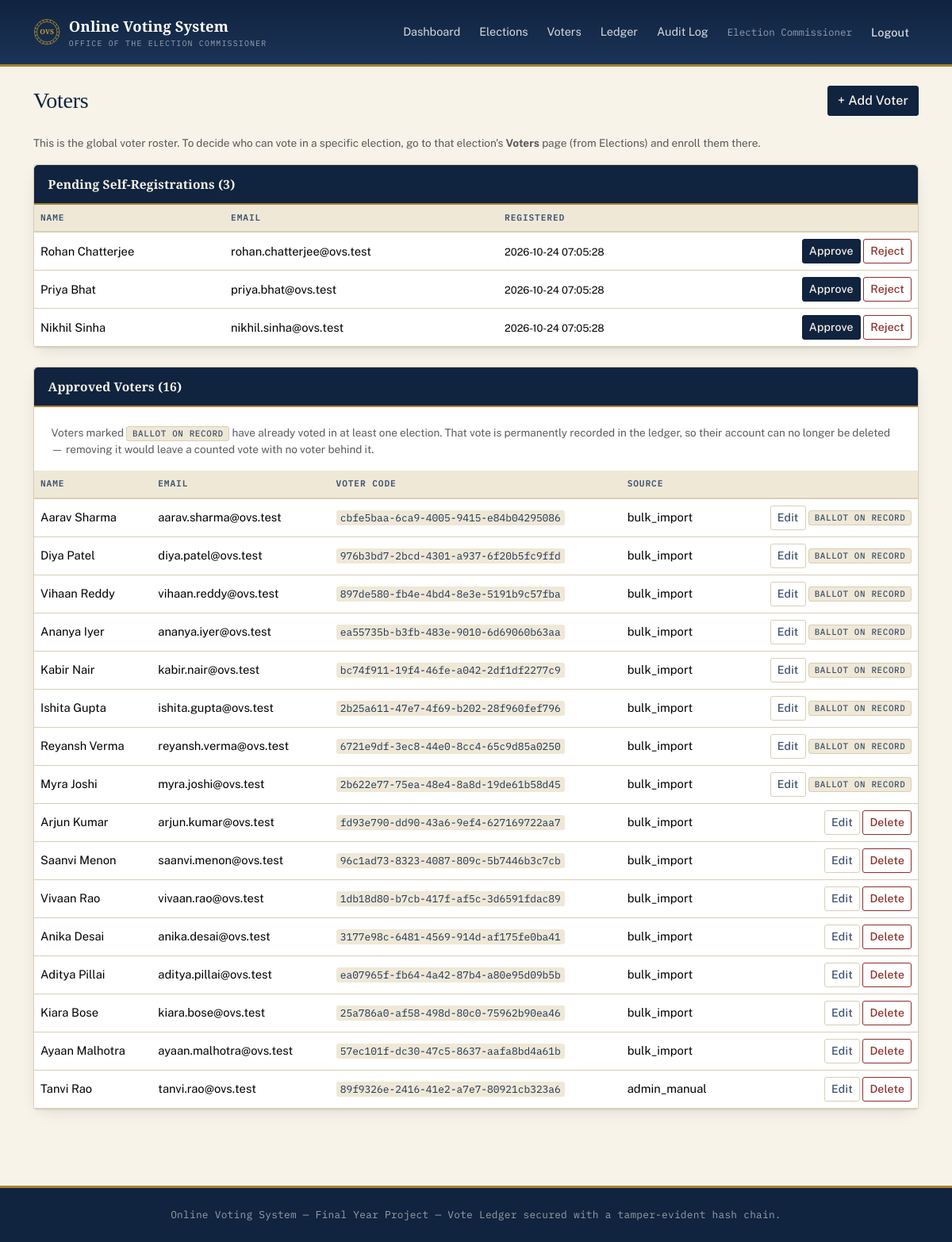
The page /admin/voters (signed in) on the database its author committed.
### tables this page shows
CREATE TABLE users (
    id INT AUTO_INCREMENT PRIMARY KEY,
    name VARCHAR(150) NOT NULL,
    email VARCHAR(190) NOT NULL UNIQUE,
    voter_code VARCHAR(50) NULL UNIQUE,
    password_hash VARCHAR(255) NULL,
    role ENUM('admin', 'voter') NOT NULL DEFAULT 'voter',
    status ENUM('pending', 'approved', 'rejected') NOT NULL DEFAULT 'approved',
    source ENUM('seed', 'bulk_import', 'self_registered', 'admin_manual') NOT NULL DEFAULT 'self_registered',
    reset_token VARCHAR(64) NULL,
    reset_token_expires_at DATETIME NULL,
    created_at TIMESTAMP NOT NULL DEFAULT CURRENT_TIMESTAMP,
    updated_at TIMESTAMP NOT NULL DEFAULT CURRENT_TIMESTAMP ON UPDATE CURRENT_TIMESTAMP
);

### config/app/views/admin/voters/index.php (the view, shortened to what the rows shown need)
<div class="d-flex justify-content-between align-items-center mb-4">
    <h1 class="h3 mb-0">Voters</h1>
    <a href="<?= Router::url('/admin/voters/create') ?>" class="btn btn-ovs">+ Add Voter</a>
</div>
<p class="text-muted small">This is the global voter roster. To decide who can vote in a specific election, go to that election's <strong>Voters</strong> page (from Elections) and enroll them there.</p>
<div class="card card-ovs mb-4">
    <div class="card-header">Pending Self-Registrations (<?= count($pending) ?>)</div>
    <div class="card-body p-0">
        <table class="table mb-0 align-middle">
            <thead><tr><th>Name</th><th>Email</th><th>Registered</th><th></th></tr></thead>
            <tbody>
            <?php foreach ($pending as $voter): ?>
                <tr>
                    <td><?= htmlspecialchars($voter['name'], ENT_QUOTES) ?></td>
                    <td><?= htmlspecialchars($voter['email'], ENT_QUOTES) ?></td>
                    <td><small><?= htmlspecialchars($voter['created_at'], ENT_QUOTES) ?></small></td>
                    <td class="text-end">
                        <form method="post" action="<?= Router::url('/admin/voters/' . $voter['id'] . '/approve') ?>" class="d-inline">
                            <button class="btn btn-sm btn-ovs">Approve</button>
                        </form>
                        <form method="post" action="<?= Router::url('/admin/voters/' . $voter['id'] . '/reject') ?>" class="d-inline">
                            <button class="btn btn-sm btn-outline-danger">Reject</button>
                        </form>
                    </td>
                </tr>
            <?php endforeach; ?>
            </tbody>
        </table>
    </div>
</div>
<div class="card card-ovs mb-4">
    <div class="card-header">Approved Voters (<?= count($approved) ?>)</div>
    <?php if (array_filter($approved, fn($v) => in_array((int) $v['id'], $votedIds, true))): ?>
        <div class="card-body pb-0"><p class="text-muted small mb-3">Voters marked <span class="badge status-badge-closed">Ballot on record</span> have already voted in at least one election. That vote is permanently recorded in the ledger, so their account can no longer be deleted &mdash; removing it would leave a counted vote with no voter behind it.</p></div>
    <?php endif; ?>
    <div class="card-body p-0">
        <table class="table mb-0 align-middle">
            <thead><tr><th>Name</th><th>Email</th><th>Voter Code</th><th>Source</th><th></th></tr></thead>
            <tbody>
            <?php foreach ($approved as $voter): ?>
                <tr>
                    <td><?= htmlspecialchars($voter['name'], ENT_QUOTES) ?></td>
                    <td><?= htmlspecialchars($voter['email'], ENT_QUOTES) ?></td>
                    <td><code class="small"><?= htmlspecialchars((string) $voter['voter_code'], ENT_QUOTES) ?></code></td>
                    <td><?= htmlspecialchars($voter['source'], ENT_QUOTES) ?></td>
                    <td class="text-end text-nowrap">
                        <a href="<?= Router::url('/admin/voters/' . $voter['id'] . '/edit') ?>" class="btn btn-sm btn-outline-secondary">Edit</a>
                        <?php if (in_array((int) $voter['id'], $votedIds, true)): ?>
                            <span class="badge status-badge-closed" title="Their ballot is permanently recorded in the vote ledger, so the account can't be deleted without leaving a vote with no voter behind it.">Ballot on record</span>
                        <?php else: ?>
                        <form method="post" action="<?= Router::url('/admin/voters/' . $voter['id'] . '/delete') ?>" class="d-inline" onsubmit="return confirm('Delete this voter? This also removes their enrollment from any elections.');">
                            <button class="btn btn-sm btn-outline-danger">Delete</button>
                        </form>
                        <?php endif; ?>
                    </td>
                </tr>
            <?php endforeach; ?>
            </tbody>
        </table>
    </div>
</div>

### core/Router.php (shortened to what the rows shown need)
<?php
class Router
{
    private array $routes = ['GET' => [], 'POST' => []];
    private static string $basePath = '';
    public static function setBasePath(string $path): void
    {
        self::$basePath = rtrim($path, '/');
    }
    public static function url(string $path = ''): string
    {
        return self::$basePath . $path;
    }
    public function get(string $pattern, array $handler): void
    {
        $this->routes['GET'][$pattern] = $handler;
    }
    public function post(string $pattern, array $handler): void
    {
        $this->routes['POST'][$pattern] = $handler;
    }
    public function dispatch(string $method, string $uri): void
    {
        $path = parse_url($uri, PHP_URL_PATH) ?? '/';
        $path = rtrim($path, '/');
        foreach ($this->routes[$method] ?? [] as $pattern => $handler) {
            $params = $this->match($pattern, $path);
            if ($params !== null) {
                [$controllerClass, $action] = $handler;
                $controller = new $controllerClass();
                call_user_func_array([$controller, $action], $params);
                return;
            }
        }
    }
    private function match(string $pattern, string $path): ?array
    {
        $regex = preg_replace('#\{[a-zA-Z_]+\}#', '([^/]+)', $pattern);
        $regex = rtrim($regex, '/');
        if ($regex === '') {
            $regex = '/';
        }
        if (!preg_match('#^' . $regex . '$#', $path, $matches)) {
            return null;
        }
        array_shift($matches);
        return $matches;
    }
}

### config/app/views/partials/header.php (shortened to what the rows shown need)
<?php
$currentUser = Auth::user();
?>
<!doctype html>
<html lang="en">
<head>
    <link href="https://cdn.jsdelivr.net/npm/bootstrap@5.3.3/dist/css/bootstrap.min.css" rel="stylesheet">
    <link href="<?= Router::url('/assets/css/style.css') ?>" rel="stylesheet">
</head>
<body>
<nav class="navbar navbar-expand-lg navbar-ovs">
    <div class="container">
        <a class="navbar-brand d-flex align-items-center" href="<?= Router::url($currentUser ? ($currentUser['role'] === 'admin' ? '/admin/dashboard' : '/voter/dashboard') : '/login') ?>">
            <?php $sealSize = '2.15rem'; $sealTone = 'brass'; include __DIR__ . '/seal.php'; ?>
            <span>
                Online Voting System
                <small>Office of the Election Commissioner</small>
            </span>
        </a>
        <div class="collapse navbar-collapse">
            <ul class="navbar-nav ms-auto align-items-lg-center">
                <?php if ($currentUser && $currentUser['role'] === 'admin'): ?>
                    <li class="nav-item"><a class="nav-link" href="<?= Router::url('/admin/dashboard') ?>">Dashboard</a></li>
                    <li class="nav-item"><a class="nav-link" href="<?= Router::url('/admin/elections') ?>">Elections</a></li>
                    <li class="nav-item"><a class="nav-link" href="<?= Router::url('/admin/voters') ?>">Voters</a></li>
                    <li class="nav-item"><a class="nav-link" href="<?= Router::url('/admin/ledger') ?>">Ledger</a></li>
                    <li class="nav-item"><a class="nav-link" href="<?= Router::url('/admin/audit-log') ?>">Audit Log</a></li>
                <?php elseif ($currentUser): ?>
                    <li class="nav-item"><a class="nav-link" href="<?= Router::url('/voter/dashboard') ?>">Elections</a></li>
                <?php endif; ?>
                <?php if ($currentUser): ?>
                    <li class="nav-item"><span class="nav-link text-white-50"><?= htmlspecialchars($currentUser['name'], ENT_QUOTES) ?></span></li>
                    <li class="nav-item">
                        <form method="post" action="<?= Router::url('/logout') ?>" class="d-inline">
                            <button type="submit" class="btn btn-link nav-link" style="border:0;">Logout</button>
                        </form>
                    </li>
                <?php else: ?>
                    <li class="nav-item"><a class="nav-link" href="<?= Router::url('/login') ?>">Login</a></li>
                <?php endif; ?>
            </ul>
        </div>
    </div>
</nav>
<div class="container py-4">

### rows shown on the page
users: name "Election Commissioner"
users: name "Rohan Chatterjee", email "rohan.chatterjee@ovs.test", created_at "2026-10-24 07:05:28"
users: name "Priya Bhat", email "priya.bhat@ovs.test", created_at "2026-10-24 07:05:28"
users: name "Nikhil Sinha", email "nikhil.sinha@ovs.test", created_at "2026-10-24 07:05:28"
users: name "Aarav Sharma", email "aarav.sharma@ovs.test", voter_code "cbfe5baa-6ca9-4005-9415-e84b04295086", source "bulk_import", shows "BALLOT ON RECORD"
users: name "Diya Patel", email "diya.patel@ovs.test", voter_code "976b3bd7-2bcd-4301-a937-6f20b5fc9ffd", source "bulk_import", shows "BALLOT ON RECORD"
users: name "Vihaan Reddy", email "vihaan.reddy@ovs.test", voter_code "897de580-fb4e-4bd4-8e3e-5191b9c57fba", source "bulk_import", shows "BALLOT ON RECORD"
users: name "Ananya Iyer", email "ananya.iyer@ovs.test", voter_code "ea55735b-b3fb-483e-9010-6d69060b63aa", source "bulk_import", shows "BALLOT ON RECORD"
users: name "Kabir Nair", email "kabir.nair@ovs.test", voter_code "bc74f911-19f4-46fe-a042-2df1df2277c9", source "bulk_import", shows "BALLOT ON RECORD"
users: name "Ishita Gupta", email "ishita.gupta@ovs.test", voter_code "2b25a611-47e7-4f69-b202-28f960fef796", source "bulk_import", shows "BALLOT ON RECORD"
users: name "Reyansh Verma", email "reyansh.verma@ovs.test", voter_code "6721e9df-3ec8-44e0-8cc4-65c9d85a0250", source "bulk_import", shows "BALLOT ON RECORD"
users: name "Myra Joshi", email "myra.joshi@ovs.test", voter_code "2b622e77-75ea-48e4-8a8d-19de61b58d45", source "bulk_import", shows "BALLOT ON RECORD"
users: name "Arjun Kumar", email "arjun.kumar@ovs.test", voter_code "fd93e790-dd90-43a6-9ef4-627169722aa7", source "bulk_import"
users: name "Saanvi Menon", email "saanvi.menon@ovs.test", voter_code "96c1ad73-8323-4087-809c-5b7446b3c7cb", source "bulk_import"
users: name "Vivaan Rao", email "vivaan.rao@ovs.test", voter_code "1db18d80-b7cb-417f-af5c-3d6591fdac89", source "bulk_import"
users: name "Anika Desai", email "anika.desai@ovs.test", voter_code "3177e98c-6481-4569-914d-af175fe0ba41", source "bulk_import"
users: name "Aditya Pillai", email "aditya.pillai@ovs.test", voter_code "ea07965f-fb64-4a42-87b4-a80e95d09b5b", source "bulk_import"
users: name "Kiara Bose", email "kiara.bose@ovs.test", voter_code "25a786a0-af58-498d-80c0-75962b90ea46", source "bulk_import"
users: name "Ayaan Malhotra", email "ayaan.malhotra@ovs.test", voter_code "57ec101f-dc30-47c5-8637-aafa8bd4a61b", source "bulk_import"
users: name "Tanvi Rao", email "tanvi.rao@ovs.test", voter_code "89f9326e-2416-41e2-a7e7-80921cb323a6", source "admin_manual"

### other values the page prints
count($pending) "3"
count($approved) "16"
